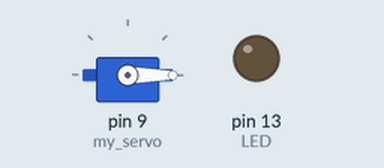
A sketch run on a simulated Arduino Uno, built with avr-gcc and run on an emulated ATmega328P. Shown: servo, output pins drawn as LEDs (lit = HIGH).

Above: at 1.05 s.
At 6.95 s:
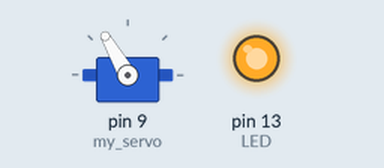
Timing chart, 0 to 8.8 s (numbered marks = the images above):
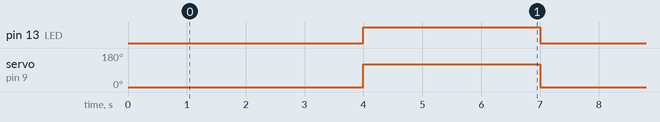

The sketch:

Servo_Move_Test.ino
```cpp
// C++ code - Servo Lab to move a servo from pos 0 to pos 120//
int LED = 13;
// int sensor_input = A0;
// int sensor_val = 1;

#include <Servo.h> // Import Servo Library
// create servo object to control a servo
// my_servo can be any name.
// Twelve servo objects can be on most Arduino boards
Servo my_servo;
int pos = 0; // variable to store the servo position


void setup()
{
  Serial.begin(9600);
  pinMode(LED, OUTPUT);
  // pinMode(sensor_input, INPUT);
  my_servo.attach(9); // Servo on pin 9 to servo object
  pos = 0; // Set position Variable
  my_servo.write(pos); // Set the default start position
  delay(1000); // Delay just a bit to get into position

}

void loop()
{
  digitalWrite(LED, LOW);
  my_servo.write(0);
  delay(3000);

  digitalWrite(LED, HIGH);
  my_servo.write(120);
  delay(3000);

}
```

Measured:
- by itself, pin 13 (LED): alternates HIGH for 3.0 s and LOW for 3.0 s
- by itself, servo on pin 9 (my_servo): alternates 120° for 3.0 s and 0° for 3.0 s
